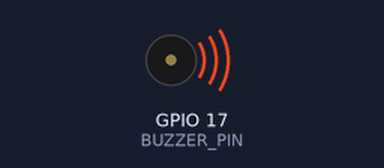
Bench run of a program on a simulated Raspberry Pi (BCM pin numbers). On the bench: buzzer (waves = sounding). At 28.2 s the program stops and its outputs stay as they are.

Above: at 0.2 s.
At 5.25 s:
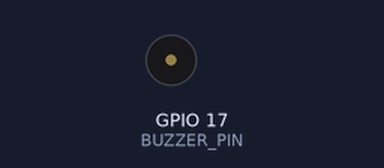
Timing chart, 0 to 5.5 s (numbered marks = the images above):
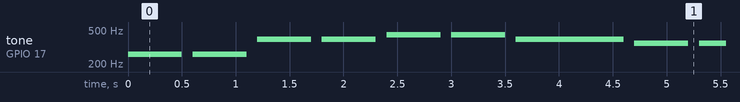

The program:

buzzer_melody_star.py
```python
import RPi.GPIO as GPIO
import time

# GPIO 모드 설정
GPIO.setmode(GPIO.BCM)

# Buzzer 핀 설정
BUZZER_PIN = 17
GPIO.setup(BUZZER_PIN, GPIO.OUT)
pwm = None

# PWM 인스턴스 생성 및 초기 주파수 설정
pwm = GPIO.PWM(BUZZER_PIN, 100) #부저의 경우 MAX 2000(2kHz), 출력 범위(약 1Hz ~ 10kHz)
pwm.start(0)

# 주요 음표의 주파수 (단위: Hz)
notes = {
    'C4': 261.63, # 도
    'D4': 293.66, # 레
    'E4': 329.63, # 미
    'F4': 349.23, # 파
    'G4': 392.00, # 솔
    'A4': 440.00, # 라
    'B4': 493.88, # 시
    'C5': 523.25  # 추가된 높은 도 음표
}

# 간단한 멜로디 (음표와 지속 시간)
melody = [('C4', 0.5), ('C4', 0.5), ('G4', 0.5), ('G4', 0.5), ('A4', 0.5), ('A4', 0.5), ('G4', 1.0), #도도솔솔라라솔
          ('F4', 0.5), ('F4', 0.5), ('E4', 0.5), ('E4', 0.5), ('D4', 0.5), ('D4', 0.5), ('C4', 1.0), #파파미미레레도
          ('G4', 0.5), ('G4', 0.5), ('F4', 0.5), ('F4', 0.5), ('E4', 0.5), ('E4', 0.5), ('D4', 1.0), #솔솔파파미미레
          ('G4', 0.5), ('G4', 0.5), ('F4', 0.5), ('F4', 0.5), ('E4', 0.5), ('E4', 0.5), ('D4', 1.0), #솔솔파파미미레
          ('C4', 0.5), ('C4', 0.5), ('G4', 0.5), ('G4', 0.5), ('A4', 0.5), ('A4', 0.5), ('G4', 1.0), #도도솔솔라라솔
          ('F4', 0.5), ('F4', 0.5), ('E4', 0.5), ('E4', 0.5), ('D4', 0.5), ('D4', 0.5), ('C4', 1.0)] #파파미미레레도

def play(note, duration):
    pwm.ChangeFrequency(notes[note])
    pwm.ChangeDutyCycle(50)  # 켜짐
    time.sleep(duration)  # 음표 지속 시간
    pwm.ChangeDutyCycle(0)  # 꺼짐

try:
    for note, duration in melody:
        play(note, duration)
        time.sleep(0.1)  # 음표 사이의 간격
finally:
    if pwm is not None:
        try:
            pwm.stop()
        except:
            pass
        del pwm  # __del__ 호출 시 오류 방지
    GPIO.cleanup()
```

Measured:
- by itself, tone on GPIO 17 (BUZZER_PIN): plays 261 Hz for 0.50 s, 261 Hz for 0.50 s, 392 Hz for 0.50 s, 392 Hz for 0.50 s, 440 Hz for 0.50 s, 440 Hz for 0.50 s … (42 notes in this stretch)
